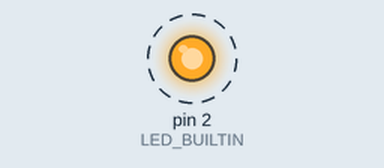
This sketch was run on a simulated Arduino Uno, built with avr-gcc and run on an emulated ATmega328P. On the bench: output pins drawn as LEDs (lit = HIGH). Dashed ring = blinking. What the sketch prints to the serial monitor is not drawn.

Above: at 0.5 s.
Timing chart, 0 to 4.6 s (numbered marks = the images above):
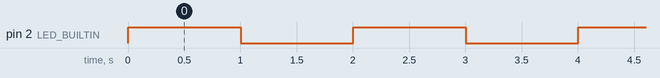

The sketch:

Blink.ino
```cpp
#define LED_BUILTIN 2

void setup()
{
  pinMode(LED_BUILTIN, OUTPUT);
  Serial.begin(9600);
}

void loop()
{
  Serial.println("OLA EU SOU ESP-12F");
  Serial.println("FUI GRAVADO E ESTOU COMUNICANDO!!");
  Serial.println();
  Serial.println();
  digitalWrite(LED_BUILTIN, HIGH);
  Serial.println("LED ON");
  delay(1000);
  digitalWrite(LED_BUILTIN, LOW);
  Serial.println("LED OFF");
  delay(1000);
}
```

Measured:
- by itself, pin 2 (LED_BUILTIN): alternates HIGH for 1.0 s and LOW for 1.0 s
